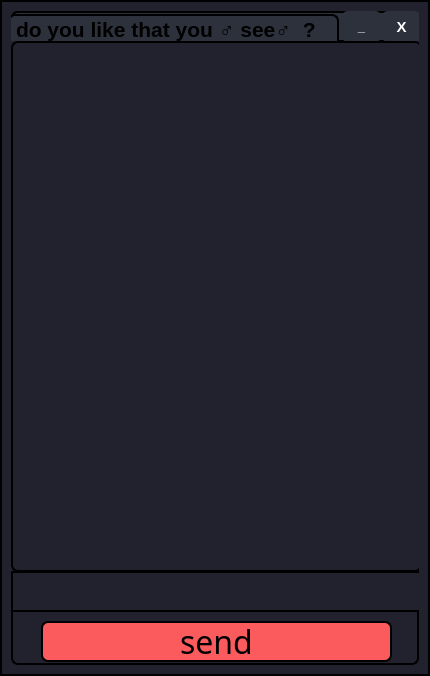
<?xml version="1.0" encoding="UTF-8"?>
<ui version="4.0">
 <class>IM</class>
 <widget class="QDialog" name="IM">
  <property name="geometry">
   <rect>
    <x>0</x>
    <y>0</y>
    <width>430</width>
    <height>676</height>
   </rect>
  </property>
  <property name="sizePolicy">
   <sizepolicy hsizetype="Maximum" vsizetype="Ignored">
    <horstretch>0</horstretch>
    <verstretch>0</verstretch>
   </sizepolicy>
  </property>
  <property name="font">
   <font>
    <family>Vivaldi</family>
    <italic>true</italic>
   </font>
  </property>
  <property name="windowTitle">
   <string>IM</string>
  </property>
  <property name="windowOpacity">
   <double>1.000000000000000</double>
  </property>
  <property name="styleSheet">
   <string notr="true">border: 2px solid;
background-color: #22222e</string>
  </property>
  <property name="sizeGripEnabled">
   <bool>false</bool>
  </property>
  <property name="modal">
   <bool>false</bool>
  </property>
  <layout class="QVBoxLayout" name="verticalLayout">
   <item>
    <widget class="QWidget" name="widget" native="true">
     <property name="sizePolicy">
      <sizepolicy hsizetype="Preferred" vsizetype="Preferred">
       <horstretch>0</horstretch>
       <verstretch>0</verstretch>
      </sizepolicy>
     </property>
     <property name="styleSheet">
      <string notr="true">border-radius:7px</string>
     </property>
     <widget class="QFrame" name="frame">
      <property name="geometry">
       <rect>
        <x>0</x>
        <y>0</y>
        <width>411</width>
        <height>31</height>
       </rect>
      </property>
      <property name="sizePolicy">
       <sizepolicy hsizetype="Expanding" vsizetype="Expanding">
        <horstretch>0</horstretch>
        <verstretch>0</verstretch>
       </sizepolicy>
      </property>
      <property name="minimumSize">
       <size>
        <width>0</width>
        <height>0</height>
       </size>
      </property>
      <property name="styleSheet">
       <string notr="true">QFrame{
	border-bottom-left-radius: 0px;
	border-bottom-right-radius: 0px;
	background-color: #2C313C;
}</string>
      </property>
      <property name="frameShape">
       <enum>QFrame::StyledPanel</enum>
      </property>
      <property name="frameShadow">
       <enum>QFrame::Raised</enum>
      </property>
      <widget class="QPushButton" name="pushButton_3">
       <property name="geometry">
        <rect>
         <x>370</x>
         <y>0</y>
         <width>41</width>
         <height>31</height>
        </rect>
       </property>
       <property name="font">
        <font>
         <pointsize>11</pointsize>
         <weight>75</weight>
         <bold>true</bold>
        </font>
       </property>
       <property name="cursor">
        <cursorShape>PointingHandCursor</cursorShape>
       </property>
       <property name="styleSheet">
        <string notr="true">QPushButton{
	color: white;
	border: none;
	border-top-right-radius: 7px;
	background-color: #2C313C;
}

QPushButton:hover{
	background-color: #45494D;
}

QPushButton:pressed{
	color: #EA2F4E;
}</string>
       </property>
       <property name="text">
        <string>X</string>
       </property>
      </widget>
      <widget class="QPushButton" name="pushButton_5">
       <property name="geometry">
        <rect>
         <x>330</x>
         <y>0</y>
         <width>41</width>
         <height>31</height>
        </rect>
       </property>
       <property name="font">
        <font>
         <pointsize>10</pointsize>
         <weight>75</weight>
         <bold>true</bold>
        </font>
       </property>
       <property name="cursor">
        <cursorShape>PointingHandCursor</cursorShape>
       </property>
       <property name="styleSheet">
        <string notr="true">QPushButton{
	color: white;
	border: none;
	border-top-right-radius: 7px;
	background-color: #2C313C;
}

QPushButton:hover{
	background-color: #45494D;
}

QPushButton:pressed{
	color: #EA2F4E;
}</string>
       </property>
       <property name="text">
        <string>_</string>
       </property>
       <property name="default">
        <bool>false</bool>
       </property>
      </widget>
      <widget class="QLabel" name="label">
       <property name="geometry">
        <rect>
         <x>-3</x>
         <y>3</y>
         <width>331</width>
         <height>31</height>
        </rect>
       </property>
       <property name="font">
        <font>
         <pointsize>16</pointsize>
         <weight>75</weight>
         <bold>true</bold>
        </font>
       </property>
       <property name="text">
        <string>do you like that you ♂ see♂  ?</string>
       </property>
      </widget>
     </widget>
     <widget class="QTextBrowser" name="textBrowser">
      <property name="geometry">
       <rect>
        <x>0</x>
        <y>30</y>
        <width>411</width>
        <height>531</height>
       </rect>
      </property>
      <property name="sizePolicy">
       <sizepolicy hsizetype="Expanding" vsizetype="Expanding">
        <horstretch>0</horstretch>
        <verstretch>0</verstretch>
       </sizepolicy>
      </property>
      <property name="font">
       <font>
        <family>Times New Roman</family>
        <pointsize>12</pointsize>
        <italic>false</italic>
       </font>
      </property>
      <property name="toolTip">
       <string>&lt;html&gt;&lt;head/&gt;&lt;body&gt;&lt;p align=&quot;justify&quot;&gt;&lt;br/&gt;&lt;/p&gt;&lt;/body&gt;&lt;/html&gt;</string>
      </property>
      <property name="autoFillBackground">
       <bool>true</bool>
      </property>
      <property name="styleSheet">
       <string notr="true">border: 2px solid;
color: white;</string>
      </property>
     </widget>
     <widget class="QTextEdit" name="textEdit">
      <property name="geometry">
       <rect>
        <x>0</x>
        <y>560</y>
        <width>411</width>
        <height>41</height>
       </rect>
      </property>
      <property name="minimumSize">
       <size>
        <width>0</width>
        <height>0</height>
       </size>
      </property>
      <property name="maximumSize">
       <size>
        <width>900</width>
        <height>50</height>
       </size>
      </property>
      <property name="font">
       <font>
        <family>Yu Gothic UI Semilight</family>
        <pointsize>14</pointsize>
        <italic>false</italic>
       </font>
      </property>
      <property name="styleSheet">
       <string notr="true">border: 2px solid;
border-radius: 30;
color: white;</string>
      </property>
     </widget>
     <widget class="QPushButton" name="pushButton">
      <property name="geometry">
       <rect>
        <x>30</x>
        <y>610</y>
        <width>351</width>
        <height>41</height>
       </rect>
      </property>
      <property name="sizePolicy">
       <sizepolicy hsizetype="Expanding" vsizetype="Expanding">
        <horstretch>0</horstretch>
        <verstretch>0</verstretch>
       </sizepolicy>
      </property>
      <property name="font">
       <font>
        <family>Pristina</family>
        <pointsize>24</pointsize>
       </font>
      </property>
      <property name="mouseTracking">
       <bool>false</bool>
      </property>
      <property name="autoFillBackground">
       <bool>false</bool>
      </property>
      <property name="styleSheet">
       <string notr="true">QPushButton {
	background-color: #fb5b5d;
	border-radius: 7px;
}

QPushButton: pressed {
	back-ground color:rgb(170, 255, 0)
}</string>
      </property>
      <property name="text">
       <string>send</string>
      </property>
     </widget>
    </widget>
   </item>
  </layout>
 </widget>
 <resources/>
 <connections/>
</ui>
